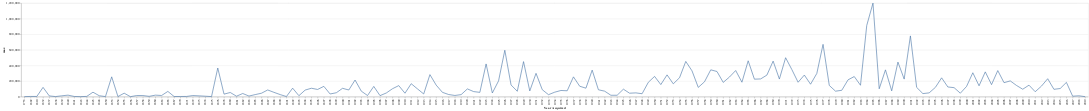

Here is the notebook cell this chart was saved with:
### Code cell
lines = alt.Chart(stats.reset_index()).mark_line().encode(
    alt.X('Year Acquired:O'),
    alt.Y('max:Q')
)
lines

### Figure 1 — Vega-Lite specification as saved in the notebook (floating-point values rounded to 4 significant figures; data arrays with more than 128 entries replaced by an {"elided": "..."} marker saying what was removed)
{"config": {"view": {"continuousWidth": 300, "continuousHeight": 300}}, "data": {"name": "data-3571398001ca33dcc4388f1397aa3da7"}, "mark": {"type": "line"}, "encoding": {"x": {"field": "Year Acquired", "type": "ordinal"}, "y": {"field": "max", "type": "quantitative"}}, "$schema": "https://vega.github.io/schema/vega-lite/v5.20.1.json", "datasets": {"data-3571398001ca33dcc4388f1397aa3da7": {"elided": "171 records"}}}
